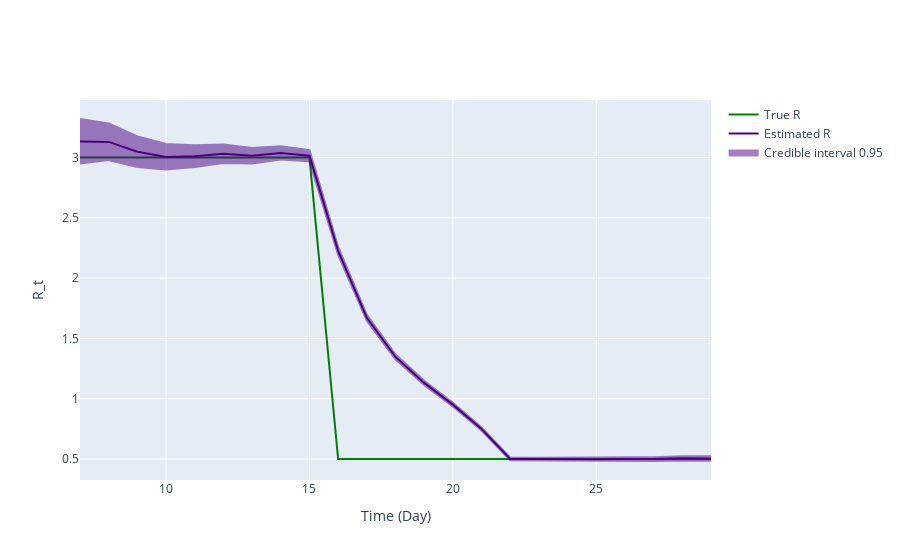

Write notebook code for a chart like this one.
### Code cell
fig = ReproductionNumberPlot()

fig.add_ground_truth_rt(ground_truth)
fig.add_interval_rt(interval)

fig.update_labels(time_label='Time (Day)', r_label='R_t')

fig.show_figure()

### Figure 1 — Plotly figure (JSON) as saved in the notebook; plotly's stock layout.template omitted (floating-point values rounded to 4 significant figures)
{"data": [{"line": {"color": "green"}, "mode": "lines", "name": "True R", "type": "scatter", "x": [7, 8, 9, 10, 11, 12, 13, 14, 15, 16, 17, 18, 19, 20, 21, 22, 23, 24, 25, 26, 27, 28, 29], "y": [3, 3, 3, 3, 3, 3, 3, 3, 3, 0.5, 0.5, 0.5, 0.5, 0.5, 0.5, 0.5, 0.5, 0.5, 0.5, 0.5, 0.5, 0.5, 0.5]}, {"line": {"color": "indigo"}, "mode": "lines", "name": "Estimated R", "type": "scatter", "x": [7, 8, 9, 10, 11, 12, 13, 14, 15, 16, 17, 18, 19, 20, 21, 22, 23, 24, 25, 26, 27, 28, 29], "y": [3.132, 3.129, 3.048, 3.005, 3.011, 3.031, 3.015, 3.038, 3.015, 2.226, 1.671, 1.347, 1.131, 0.9512, 0.7488, 0.5009, 0.4996, 0.4975, 0.4989, 0.5, 0.4996, 0.5062, 0.504]}, {"fill": "toself", "fillcolor": "indigo", "line": {"color": "indigo"}, "mode": "lines", "name": "Credible interval 0.95", "opacity": 0.5, "type": "scatter", "x": [7, 8, 9, 10, 11, 12, 13, 14, 15, 16, 17, 18, 19, 20, 21, 22, 23, 24, 25, 26, 27, 28, 29, 29, 28, 27, 26, 25, 24, 23, 22, 21, 20, 19, 18, 17, 16, 15, 14, 13, 12, 11, 10, 9, 8, 7], "y": [3.32, 3.283, 3.176, 3.112, 3.102, 3.108, 3.08, 3.093, 3.061, 2.26, 1.696, 1.367, 1.148, 0.9662, 0.7619, 0.5118, 0.5108, 0.5096, 0.5122, 0.5147, 0.5157, 0.524, 0.5234, 0.4849, 0.4888, 0.4838, 0.4856, 0.4857, 0.4855, 0.4885, 0.4902, 0.7357, 0.9363, 1.115, 1.327, 1.647, 2.193, 2.969, 2.984, 2.951, 2.955, 2.922, 2.9, 2.922, 2.979, 2.951]}], "layout": {"hovermode": "x unified", "xaxis": {"title": {"text": "Time (Day)"}}, "yaxis": {"title": {"text": "R_t"}}}}
